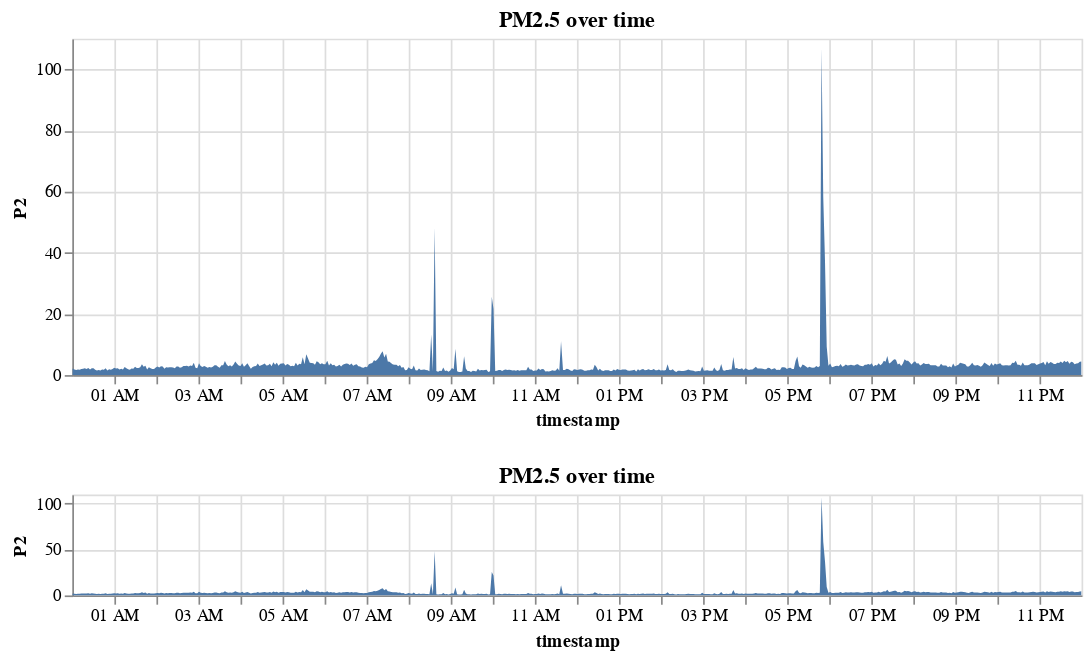

The code cell stored with this chart in its notebook:
### Code cell
brush = alt.selection(type='interval', encodings=['x'])

upper = alt.Chart(sds011_data).mark_area().encode(
    alt.X('timestamp:T', scale=alt.Scale(domain=brush)),
    y='P2:Q'
).properties(
    width=600,
    height=200
).properties(
    title='PM2.5 over time'
)

lower = upper.properties(
    height=60
).add_selection(brush)

upper & lower

### Figure 1 — Vega-Lite specification as saved in the notebook (floating-point values rounded to 4 significant figures; data arrays with more than 128 entries replaced by an {"elided": "..."} marker saying what was removed)
{"$schema": "https://vega.github.io/schema/vega-lite/v3.2.1.json", "config": {"mark": {"tooltip": null}, "view": {"height": 300, "width": 400}}, "datasets": {"data-9f3bf59107d6c1dca210cdb870e31118": {"elided": "582 records"}}, "vconcat": [{"data": {"name": "data-9f3bf59107d6c1dca210cdb870e31118"}, "encoding": {"x": {"field": "timestamp", "scale": {"domain": {"selection": "selector005"}}, "type": "temporal"}, "y": {"field": "P2", "type": "quantitative"}}, "height": 200, "mark": "area", "title": "PM2.5 over time", "width": 600}, {"data": {"name": "data-9f3bf59107d6c1dca210cdb870e31118"}, "encoding": {"x": {"field": "timestamp", "scale": {"domain": {"selection": "selector005"}}, "type": "temporal"}, "y": {"field": "P2", "type": "quantitative"}}, "height": 60, "mark": "area", "selection": {"selector005": {"encodings": ["x"], "type": "interval"}}, "title": "PM2.5 over time", "width": 600}]}
